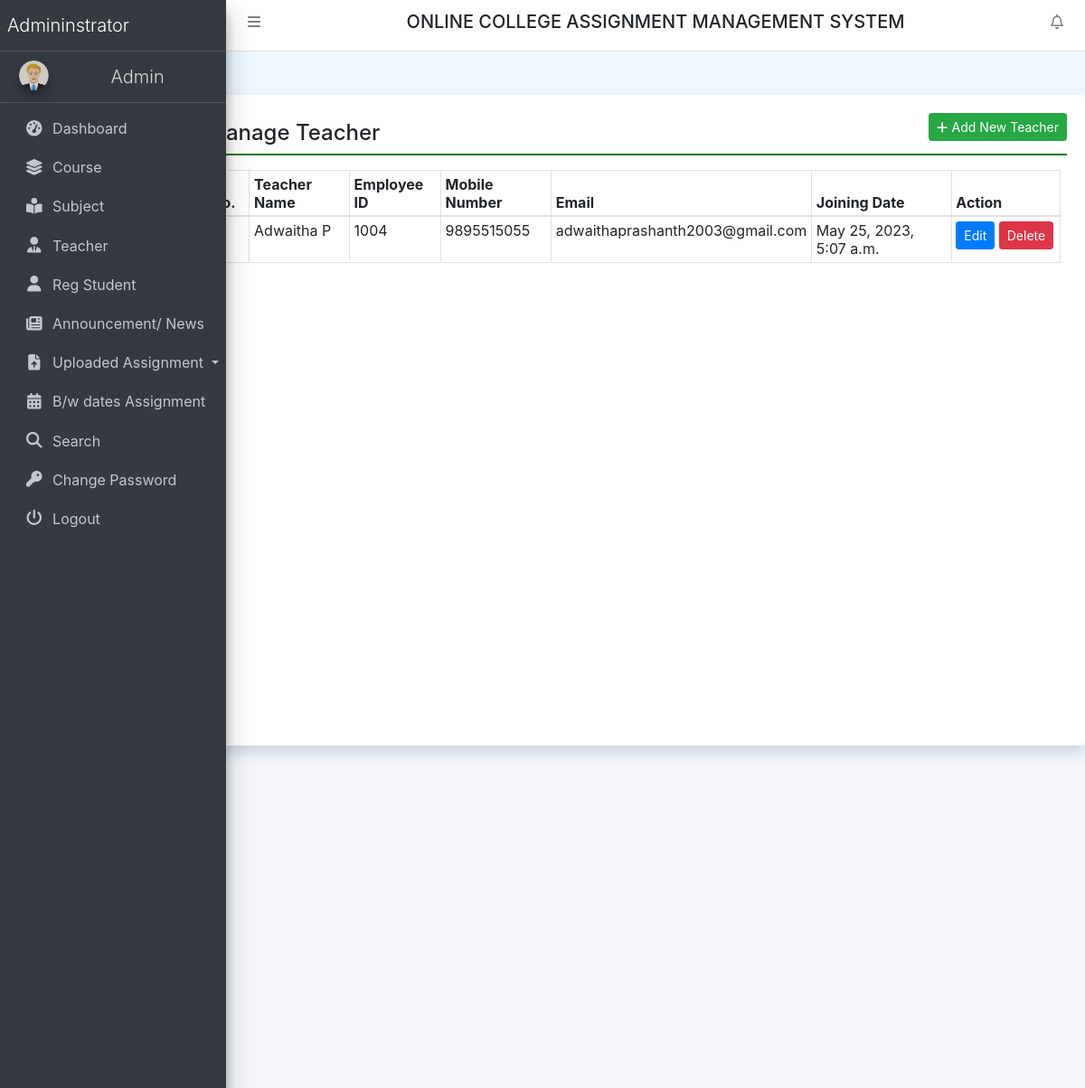
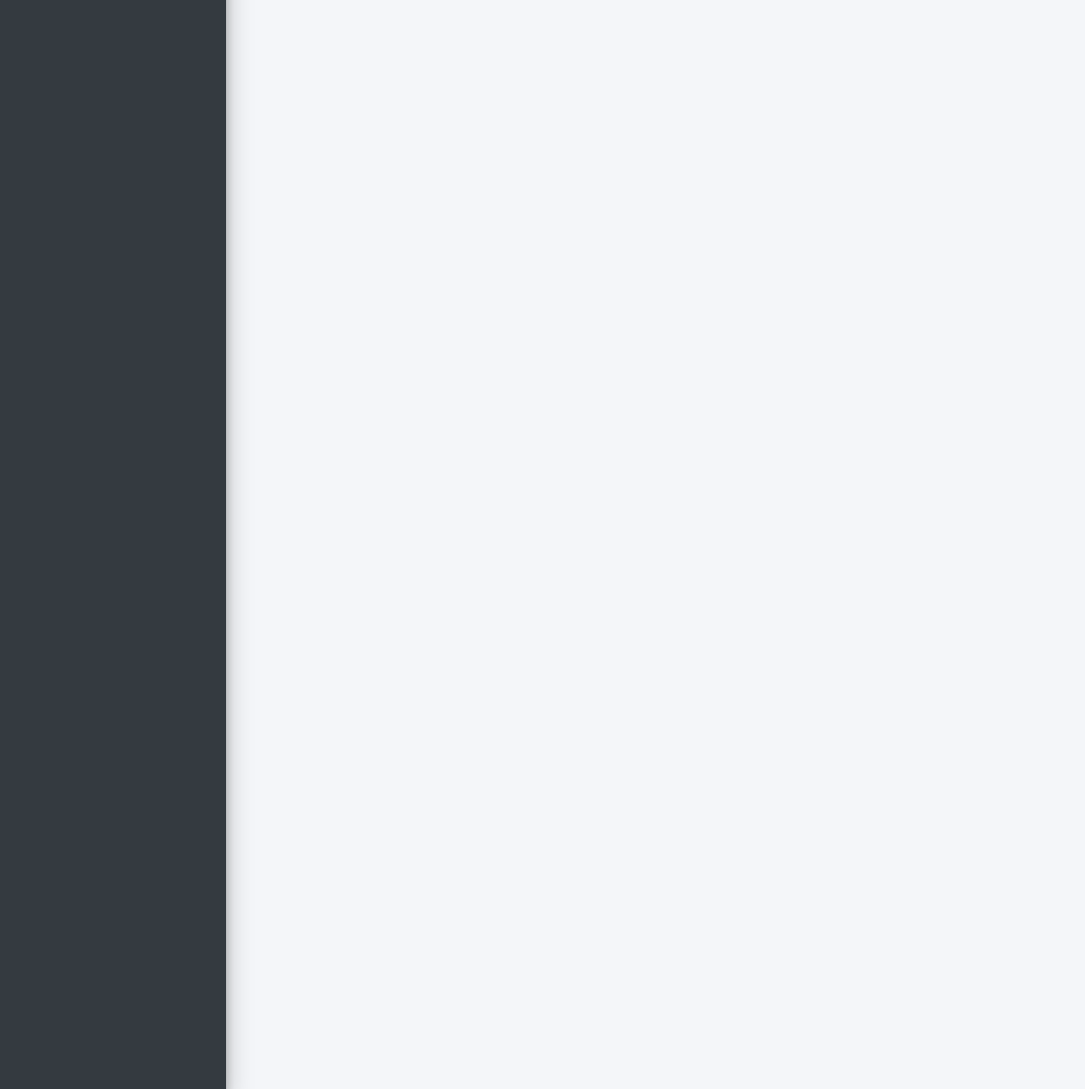
Screenshot of /teacher (signed in) with the database file from the repository (2 pictures, top to bottom).
### collegeAssignment/models.py (models this page shows, shortened)
class Teacher(models.Model):
    users = models.ForeignKey(User, on_delete=models.CASCADE)
    EmpID = models.IntegerField(null=True)
    MobileNumber = models.CharField(max_length=15, null=True)
    Gender = models.CharField(max_length=50, null=True)
    Dob = models.DateField(null=True)
    course = models.ForeignKey(Course, on_delete=models.CASCADE)
    Religion = models.CharField(max_length=100, null=True)
    Address = models.CharField(max_length=300, null=True)
    ProfilePic = models.FileField(max_length=200, null=True)
    JoiningDate = models.DateTimeField(auto_now_add=True)

### collegeAssignment/views.py (the view, shortened to what this page needs)
# urls.py: path('teacher', teacher, name='teacher'),
def teacher(request):
    if not request.user.is_authenticated:
        return redirect('admin_login')
    course = Course.objects.all()
    teacher = Teacher.objects.all()
    try:
        empid = 1001 if Teacher.objects.count() == 0 else Teacher.objects.aggregate(max=Max('EmpID'))["max"] + 1
        error = ""
    except:
        pass
    return render(request, 'teacher.html', locals())

### collegeAssignment/templates/teacher.html (shortened to what this page needs)
{% extends 'header.html' %}
{% block main %}
<div class="card shadow mt-5 offset-2" style="min-height: 90vh">
    <div class="card-body">
        <a href="#" class="btn btn-success btn-sm float-right"
           data-target="#addpro" data-toggle="modal"><i class="fa fa-plus"></i>
            Add New Teacher</a>
        <h4 class="p-2" style="border-bottom: 2px solid green;">Manage
            Teacher</h4>
        <div class="container-fluid mt-3">
            <table class="table table-bordered table-sm">
                <thead>
                <tr>
                    <th>S No.</th>
                    <th>Teacher Name</th>
                    <th>Employee ID</th>
                    <th>Mobile Number</th>
                    <th>Email</th>
                    <th>Joining Date</th>
                    <th>Action</th>
                </tr>
                </thead>
                <tbody>
                {% for i in teacher %}
                <tr>
                    <td>{{forloop.counter}}</td>
                    <td>{{i.users.first_name}} {{i.users.last_name}}</td>
                    <td>{{i.EmpID}}</td>
                    <td>{{i.MobileNumber}}</td>
                    <td>{{i.users.username}}</td>
                    <td>{{i.JoiningDate}}</td>
                    <td style="width: 120px;">
                        <a href="{% url 'editTeacher' i.id %}" class="btn btn-primary btn-sm">Edit</a>
                        <a onclick="return confirm('Are you sure to Delete')" href="{% url 'deleteTeacher' i.users.id %}"
                           class="btn btn-sm btn-danger">Delete</a>
                    </td>
                </tr>
                {% endfor %}
                </tbody>
            </table>
        </div>
    </div>
</div>
{% endblock %}

### collegeAssignment/static/css/all.css (style rules this page uses)
.fa-plus:before { content: "\f067"; }

### collegeAssignment/templates/header.html (style rules this page uses)
body { background-color: aliceblue; }

### rows the page displays
Teacher: users.first_name "Adwaitha", users.last_name "P", EmpID "1004", MobileNumber "9895515055", users.username "adwaithaprashanth2003@gmail.com", JoiningDate "May 25, 2023, 5:07 a.m."
